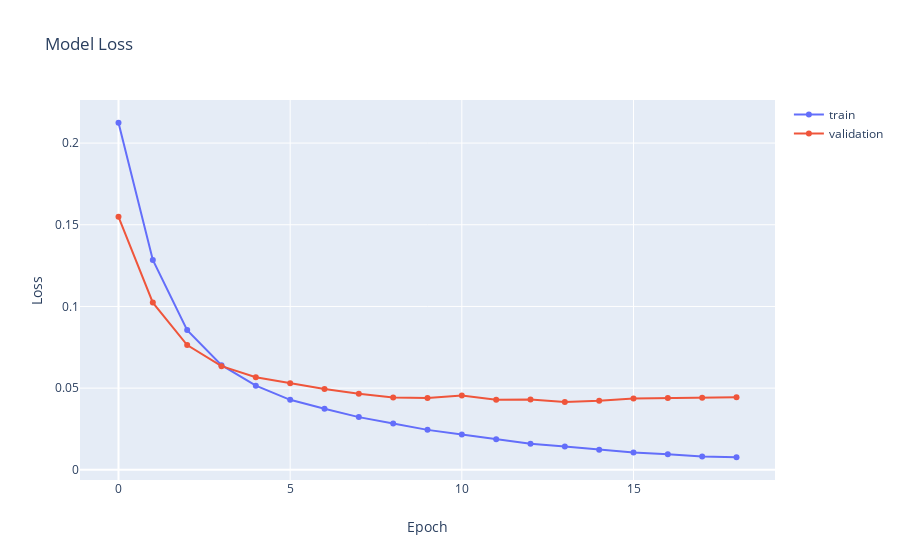

The notebook cell saved with this chart:
### Code cell
fig = go.Figure()
tmp_trace = []

fig.add_trace(go.Scatter(
    x=history.epoch, 
    y=history.history['loss'],
    name='train',

    mode="lines+markers")
)
fig.add_trace(go.Scatter(
    x=history.epoch, 
    y=history.history['val_loss'],
    name='validation',
    mode="lines+markers")
)


fig.update_layout(
    title=go.layout.Title(
        text="Model Loss",
    ),
    yaxis=dict(
            title='Loss',
        ),
        xaxis=dict(
            title="Epoch",
        )
)

fig.show()

### Figure 1 — Plotly figure (JSON) as saved in the notebook; plotly's stock layout.template omitted (floating-point values rounded to 4 significant figures)
{"data": [{"mode": "lines+markers", "name": "train", "type": "scatter", "x": [0, 1, 2, 3, 4, 5, 6, 7, 8, 9, 10, 11, 12, 13, 14, 15, 16, 17, 18], "y": [0.2125, 0.1285, 0.08553, 0.06408, 0.05152, 0.04286, 0.03741, 0.03227, 0.02842, 0.02446, 0.02157, 0.01873, 0.01603, 0.01423, 0.01232, 0.01058, 0.009592, 0.008166, 0.007695]}, {"mode": "lines+markers", "name": "validation", "type": "scatter", "x": [0, 1, 2, 3, 4, 5, 6, 7, 8, 9, 10, 11, 12, 13, 14, 15, 16, 17, 18], "y": [0.1548, 0.1023, 0.0764, 0.06345, 0.05668, 0.05294, 0.04947, 0.04661, 0.04426, 0.04389, 0.04548, 0.04287, 0.04305, 0.04155, 0.04234, 0.0437, 0.04391, 0.04418, 0.0444]}], "layout": {"title": {"text": "Model Loss"}, "xaxis": {"title": {"text": "Epoch"}}, "yaxis": {"title": {"text": "Loss"}}}}
